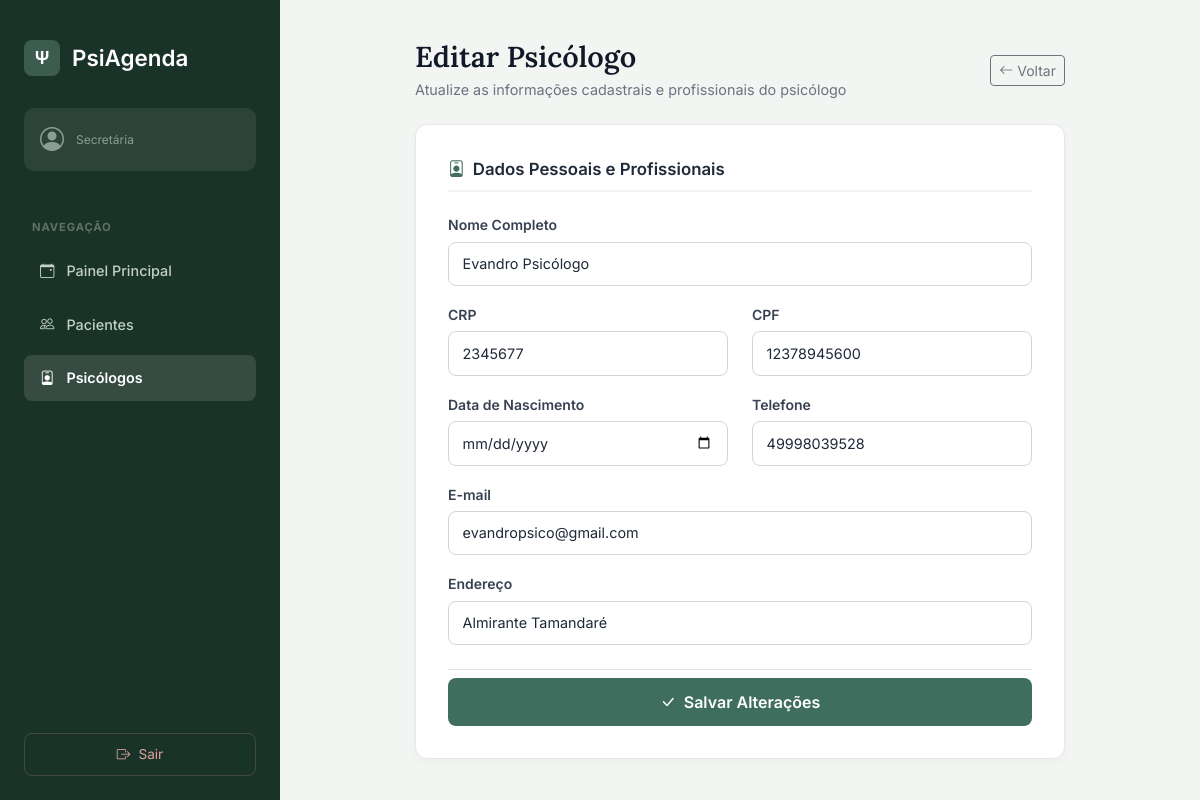
Page /psicologos/2/editar/ on the committed database.
### agendamentos/models.py (models this page shows, shortened)
class Psicologo(models.Model):
  usuario = models.OneToOneField(
      User, on_delete=models.CASCADE, related_name='perfil_psicologo'
  )
  nome_completo = models.CharField(max_length=150)
  cpf = models.CharField(max_length=14, unique=True)
  crp = models.CharField(max_length=20, unique=True)
  data_nascimento = models.DateField()
  telefone = models.CharField(max_length=20)
  email = models.EmailField(unique=True)
  endereco = models.CharField(max_length=255)
  ativo = models.BooleanField(default=True)
  class Meta:
    verbose_name = 'Psicólogo'
    verbose_name_plural = 'Psicólogos'
    ordering = ['nome_completo']

### agendamentos/views.py (the view)
# urls.py: path('psicologos/<int:pk>/editar/', views.editar_psicologo, name='editar_psicologo'),
def editar_psicologo(request, pk):
    psicologo = get_object_or_404(Psicologo, pk=pk)
    if request.method == 'POST':
        form = EditarPsicologoForm(request.POST, instance=psicologo)
        if form.is_valid():
            form.save()
            messages.success(request, f"Dados do psicólogo {psicologo.nome_completo} atualizados!")
            return redirect('listar_psicologos')
    else:
        form = EditarPsicologoForm(instance=psicologo)
    return render(request, 'agendamentos/form_psicologo.html', {'form': form, 'psicologo': psicologo})

### agendamentos/forms.py
class EditarPsicologoForm(forms.ModelForm):
    class Meta:
        model = Psicologo
        fields = ['nome_completo', 'crp', 'cpf', 'data_nascimento', 'telefone', 'email', 'endereco']
        widgets = {
            'nome_completo': forms.TextInput(attrs={'class': 'form-control'}),
            'crp': forms.TextInput(attrs={'class': 'form-control', 'placeholder': 'CRP 00/00000'}),
            'cpf': forms.TextInput(attrs={'class': 'form-control', 'placeholder': '000.000.000-00'}),
            'data_nascimento': forms.DateInput(attrs={'type': 'date', 'class': 'form-control'}),
            'telefone': forms.TextInput(attrs={'class': 'form-control', 'placeholder': '(00) 00000-0000'}),
            'email': forms.EmailInput(attrs={'class': 'form-control'}),
            'endereco': forms.TextInput(attrs={'class': 'form-control'}),
        }

### agendamentos/templates/agendamentos/form_psicologo.html (shortened to what this page needs)
<!DOCTYPE html>
<html lang="pt-br">
<head>
    <link href="https://cdn.jsdelivr.net/npm/bootstrap@5.3.0/dist/css/bootstrap.min.css" rel="stylesheet">
    <link rel="stylesheet" href="https://cdn.jsdelivr.net/npm/bootstrap-icons@1.10.5/font/bootstrap-icons.css">
</head>
<body>
<aside class="sidebar">
    <a href="{% url 'painel_secretaria' %}" class="brand-logo">
        <div class="logo-icon">Ψ</div>
        <span>PsiAgenda</span>
    </a>
    <div class="user-card">
        <i class="bi bi-person-circle"></i>
        <div>
            <p class="user-role">Secretária</p>
        </div>
    </div>
    <nav class="nav-menu">
        <div class="nav-section-title">Navegação</div>
        <a href="{% url 'painel_secretaria' %}" class="nav-btn">
            <i class="bi bi-calendar-event"></i> Painel Principal
        </a>
        <a href="{% url 'listar_pacientes' %}" class="nav-btn">
            <i class="bi bi-people"></i> Pacientes
        </a>
        <a href="{% url 'listar_psicologos' %}" class="nav-btn active">
            <i class="bi bi-person-badge"></i> Psicólogos
        </a>
    </nav>
    <a href="{% url 'logout' %}" class="logout-btn">
        <i class="bi bi-box-arrow-right"></i> Sair
    </a>
</aside>
<main class="main-content">
    <div class="form-container mx-auto">
        <div class="d-flex justify-content-between align-items-center mb-4">
            <div>
                <h1 class="header-title">Editar Psicólogo</h1>
                <p class="header-subtitle mb-0">Atualize as informações cadastrais e profissionais do psicólogo</p>
            </div>
            <a href="{% url 'listar_psicologos' %}" class="btn btn-outline-secondary btn-sm d-flex align-items-center gap-1">
                <i class="bi bi-arrow-left"></i> Voltar
            </a>
        </div>
        <div class="card-custom">
            <form method="POST">
                <div class="section-title">
                    <i class="bi bi-person-badge"></i> Dados Pessoais e Profissionais
                </div>
                <div class="mb-3">
                    <label class="form-label">Nome Completo</label>
                    {{ form.nome_completo }}
                </div>
                <div class="row">
                    <div class="col-md-6 mb-3">
                        <label class="form-label">CRP</label>
                        {{ form.crp }}
                    </div>
                    <div class="col-md-6 mb-3">
                        <label class="form-label">CPF</label>
                        {{ form.cpf }}
                    </div>
                </div>
                <div class="row">
                    <div class="col-md-6 mb-3">
                        <label class="form-label">Data de Nascimento</label>
                        {{ form.data_nascimento }}
                    </div>
                    <div class="col-md-6 mb-3">
                        <label class="form-label">Telefone</label>
                        {{ form.telefone }}
                    </div>
                </div>
                <div class="mb-3">
                    <label class="form-label">E-mail</label>
                    {{ form.email }}
                </div>
                <div class="mb-4">
                    <label class="form-label">Endereço</label>
                    {{ form.endereco }}
                </div>
                <div class="d-grid mt-4 pt-2 border-top">
                    <button type="submit" class="btn-green">
                        <i class="bi bi-check-lg me-2"></i> Salvar Alterações
                    </button>
                </div>
            </form>
        </div>
    </div>
</main>
</body>
</html>

### agendamentos/templates/agendamentos/form_psicologo.html (style rules this page uses)
* { box-sizing: border-box; font-family: 'Inter', sans-serif; }
body { background-color: #f3f5f3; min-height: 100vh; margin: 0; display: flex; }
.sidebar { width: 280px; background-color: #1a3328; color: #ffffff; min-height: 100vh; display: flex; flex-direction: column; padding: 2.5rem 1.5rem 1.5rem 1.5rem; position: fixed; top: 0; left: 0; bottom: 0; z-index: 100; }
.brand-logo { display: flex; align-items: center; gap: 0.75rem; font-family: 'Lora', serif; font-size: 1.4rem; font-weight: 600; margin-bottom: 2rem; color: #ffffff; text-decoration: none; }
.brand-logo .logo-icon { background-color: #3b5c4f; width: 36px; height: 36px; border-radius: 8px; display: flex; align-items: center; justify-content: center; font-weight: bold; font-size: 1.1rem; color: #ffffff; }
.user-card { background-color: rgba(255, 255, 255, 0.08); border-radius: 10px; padding: 0.85rem 1rem; margin-bottom: 2rem; display: flex; align-items: center; gap: 0.75rem; }
.user-card i { font-size: 1.5rem; color: #8c9e93; }
.user-card .user-role { font-size: 0.75rem; color: #8c9e93; margin: 0; }
.nav-menu { display: flex; flex-direction: column; gap: 0.5rem; flex-grow: 1; }
.nav-section-title { font-size: 0.7rem; font-weight: 700; letter-spacing: 0.08em; color: #5c7365; text-transform: uppercase; margin-top: 1rem; margin-bottom: 0.25rem; padding-left: 0.5rem; }
.nav-btn { display: flex; align-items: center; gap: 0.75rem; padding: 0.75rem 1rem; color: #c2d1c7; text-decoration: none; border-radius: 8px; font-weight: 500; font-size: 0.9rem; transition: all 0.2s ease; }
.nav-btn.active { background-color: rgba(255, 255, 255, 0.12); color: #ffffff; font-weight: 600; }
.logout-btn { margin-top: auto; color: #e0a3a3; border: 1px solid rgba(224, 163, 163, 0.2); border-radius: 8px; padding: 0.65rem 1rem; text-decoration: none; display: flex; align-items: center; justify-content: center; gap: 0.5rem; font-size: 0.85rem; transition: all 0.2s; }
.main-content { margin-left: 280px; flex-grow: 1; padding: 2.5rem; width: calc(100% - 280px); }
.header-title { font-family: 'Lora', serif; font-size: 1.8rem; color: #111827; font-weight: 600; margin-bottom: 0.25rem; }
.header-subtitle { color: #6b7280; font-size: 0.9rem; }
.form-container { max-width: 650px; }
.card-custom { background-color: #ffffff; border: 1px solid #e5e7eb; border-radius: 12px; box-shadow: 0 2px 10px rgba(0, 0, 0, 0.03); padding: 2rem; }
.section-title { font-size: 1.05rem; font-weight: 600; color: #1f2937; padding-bottom: 0.5rem; border-bottom: 2px solid #f3f4f6; margin-bottom: 1.25rem; display: flex; align-items: center; gap: 0.5rem; }
.section-title i { color: #3f6e5e; }
.form-label { font-weight: 600; color: #374151; font-size: 0.875rem; margin-bottom: 0.4rem; }
.card-custom input, .card-custom select, .card-custom textarea { display: block; width: 100%; padding: 0.65rem 0.85rem; font-size: 0.9rem; font-weight: 400; line-height: 1.5; color: #1f2937; background-color: #ffffff; background-clip: padding-box; border: 1px solid #d1d5db; border-radius: 8px; transition: border-color 0.15s ease-in-out, box-shadow 0.15s ease-in-out; }
.btn-green { background-color: #3f6e5e; color: #ffffff; border: none; border-radius: 8px; padding: 0.75rem 1.25rem; font-weight: 600; transition: background-color 0.2s, transform 0.1s; text-decoration: none; display: inline-flex; align-items: center; justify-content: center; }

### rows in the picture
Psicologo: nome_completo "Evandro Psicólogo", crp "2345677", cpf "12378945600", telefone "49998039528", email "evandropsico@gmail.com", endereco "Almirante Tamandaré"
